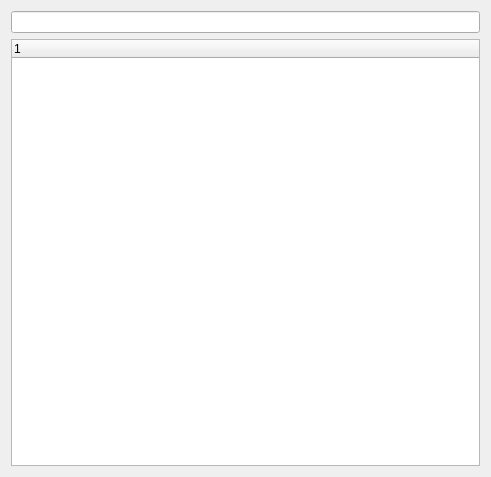
<?xml version="1.0" encoding="UTF-8"?>
<ui version="4.0">
 <class>Search</class>
 <widget class="QWidget" name="Search">
  <property name="geometry">
   <rect>
    <x>0</x>
    <y>0</y>
    <width>491</width>
    <height>477</height>
   </rect>
  </property>
  <property name="windowTitle">
   <string>Search</string>
  </property>
  <layout class="QGridLayout" name="gridLayout">
   <item row="0" column="0">
    <widget class="QLineEdit" name="searchLineEdit"/>
   </item>
   <item row="1" column="0">
    <widget class="QTreeWidget" name="matchingTreeWidget">
     <column>
      <property name="text">
       <string notr="true">1</string>
      </property>
     </column>
    </widget>
   </item>
  </layout>
 </widget>
 <layoutdefault spacing="6" margin="11"/>
 <resources/>
 <connections/>
</ui>
